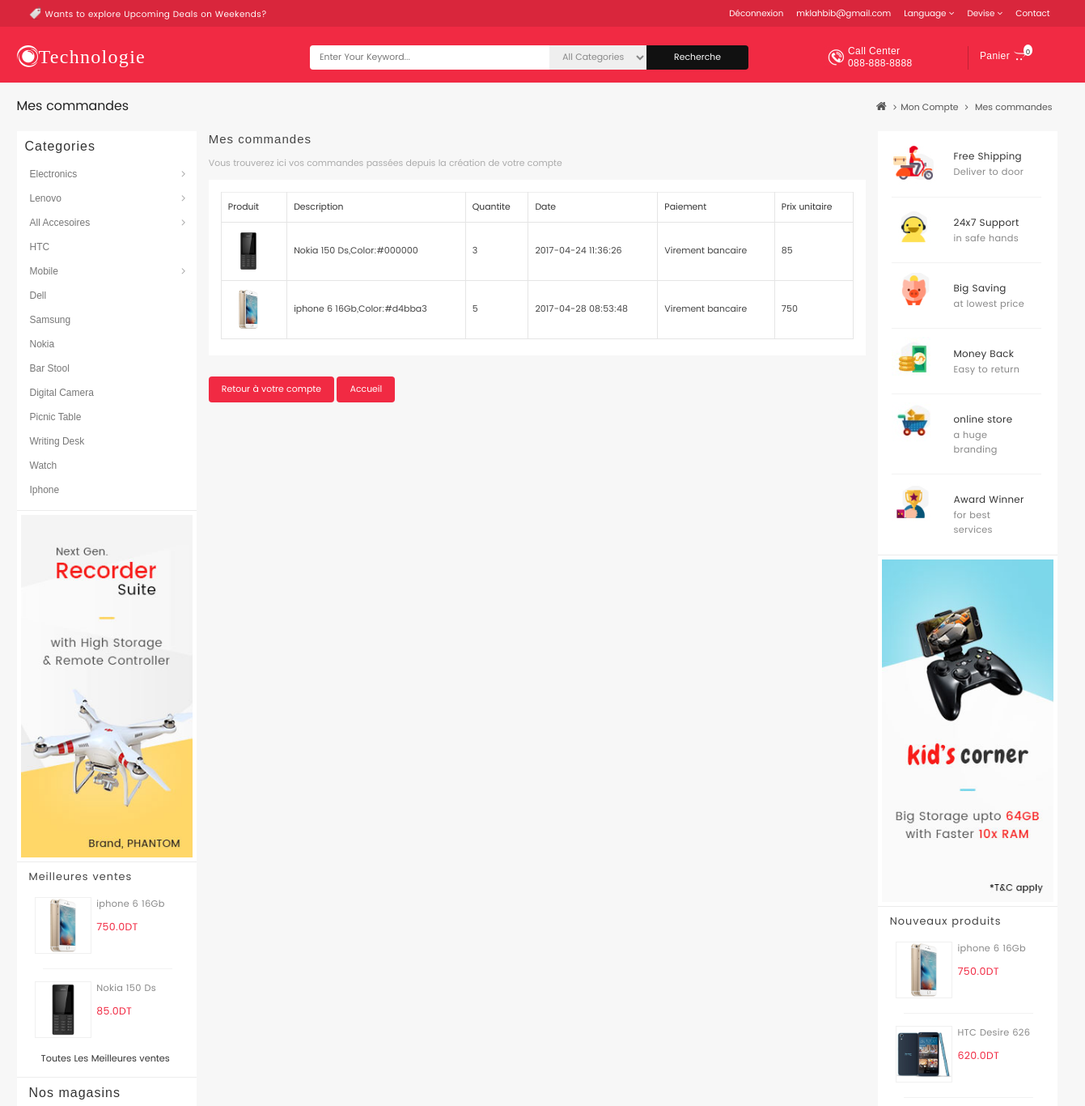
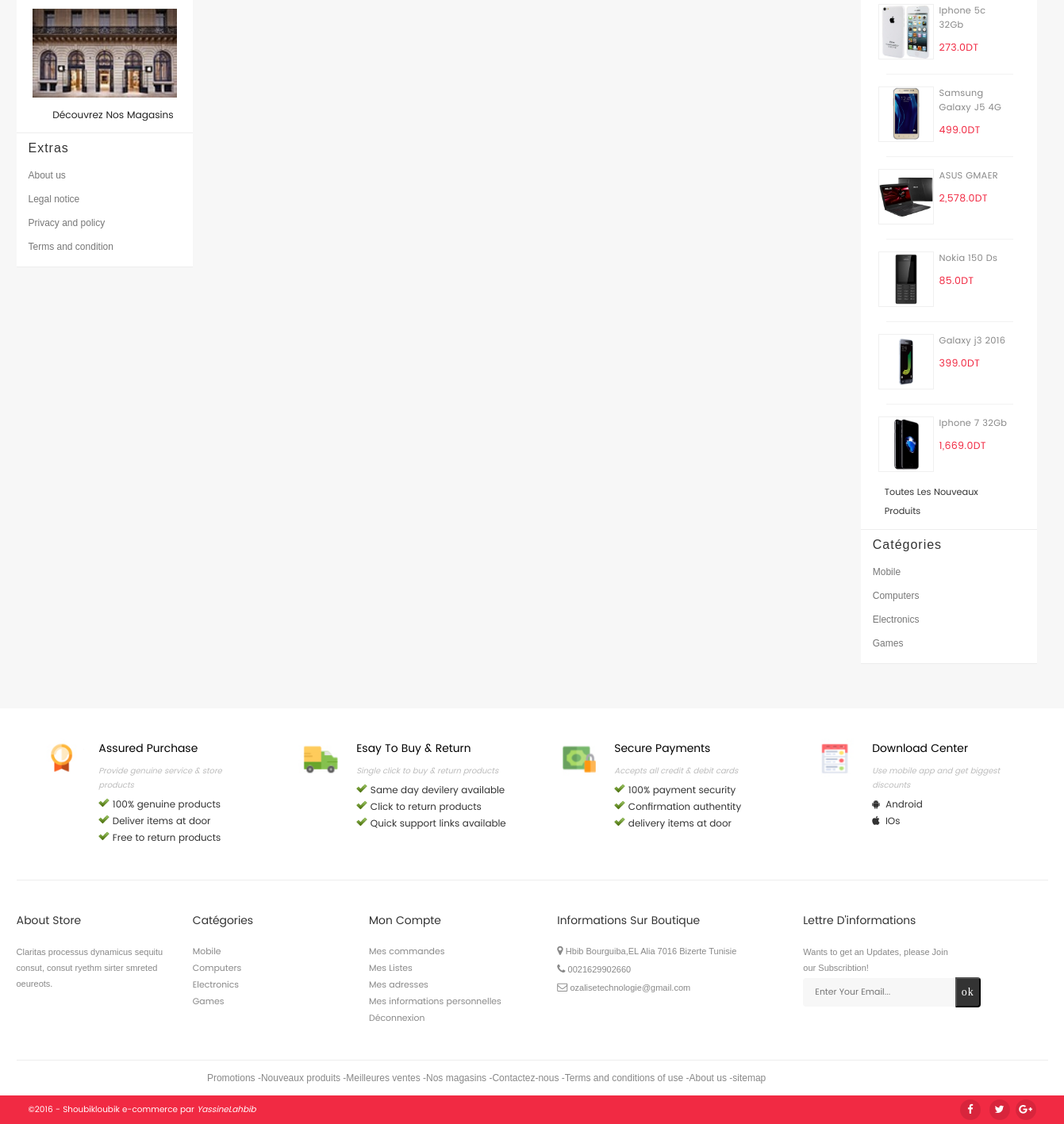
Screenshot of /commande.php (signed in) with the database file from the repository (2 pictures, top to bottom).
### tables this page shows
CREATE TABLE IF NOT EXISTS `formweb` (
  `imgleft` varchar(100) NOT NULL,
  `imgright` varchar(100) NOT NULL,
  `imgtop` varchar(100) NOT NULL,
  `imgcarousel1` varchar(100) NOT NULL,
  `imgcarousel2` varchar(100) NOT NULL,
  `imgbot1` varchar(100) NOT NULL,
  `imgbot2` varchar(100) NOT NULL,
  `imgbot3` varchar(100) NOT NULL,
  `imgbcar` varchar(100) NOT NULL
);

CREATE TABLE IF NOT EXISTS `commande` (
  `numcom` int(11) NOT NULL AUTO_INCREMENT,
  `pro_id` int(11) NOT NULL,
  `user_id` int(11) NOT NULL,
  `qtee` int(11) NOT NULL,
  `date_com` varchar(39) NOT NULL,
  `confirme` varchar(3) NOT NULL,
  `paiment` varchar(30) NOT NULL,
  `vu` varchar(3) NOT NULL,
  PRIMARY KEY (`numcom`),
  KEY `pro_id` (`pro_id`),
  KEY `user_id` (`user_id`)
);

CREATE TABLE IF NOT EXISTS `produit` (
  `id` int(11) NOT NULL AUTO_INCREMENT,
  `categorie` varchar(20) NOT NULL,
  `model` varchar(20) NOT NULL,
  `marque` varchar(30) NOT NULL,
  `referance` varchar(30) NOT NULL,
  `prix` float NOT NULL,
  `img` varchar(100) NOT NULL,
  `img_face` varchar(100) NOT NULL,
  `img_darrier` varchar(100) NOT NULL,
  `etat` varchar(20) NOT NULL,
  `color` varchar(15) NOT NULL,
  `quantite` int(5) NOT NULL,
  `date_entre` varchar(50) NOT NULL,
  `description` varchar(2000) NOT NULL,
  `datefinsolde` varchar(35) NOT NULL,
  `pourcentage` float NOT NULL,
  `star` int(11) NOT NULL,
  `prixsolde` float NOT NULL,
  PRIMARY KEY (`id`),
  KEY `referance` (`referance`),
  KEY `id` (`id`),
  FULLTEXT KEY `description` (`description`)
);

### db_conf.php (called while the page is built, shortened)
<?php
$DB_host = "localhost";
$DB_user = "root";
$DB_pass = "";
$DB_name = "Otechnologie";
try {
$DB_con = new
PDO("mysql:host={$DB_host};dbname={$DB_name}",$DB_user,$DB_pass);
} catch(PDOException $e) {
echo $e->getMessage();
}
if (isset($_SESSION['user_session'])) {
	$umail=$_SESSION['user_session'];
}
 else{
 	$umail="";
 }
$reponse = $DB_con->query("SELECT pro_id,count(numcom) as star FROM commande group by(pro_id)");
	while ($donnees = $reponse->fetch()){
		 $nbstar=$donnees['star'];
		 $nbpro=$donnees['pro_id'];
		 $DB_con->exec("UPDATE produit SET star='$nbstar' where id='$nbpro'");
	}
$res=$DB_con->query("SELECT * FROM formweb");
$rows = $res->fetch();
                 $devise="TND";
                  if($devise=="TND"){
					  $dev="DT";
					  $pridev=1;
                	}elseif($devise=="USD"){
                      $dev='<i class="fa fa-usd"></i>';
					  $pridev=2.43847;
					}elseif($devise=="EUR"){
					  $dev='<i class="fa fa-eur "></i>';
					  $pridev=2.573;
				    }
?>

### commande.php (the view, shortened to what this page needs)
<?php
require_once 'db_conf.php';
?>
<!DOCTYPE html>
<html>
<head>
<link href="css/bootstrap.css" rel="stylesheet" type="text/css" media="all" />
<link href="css/style.css" rel="stylesheet" type="text/css" media="all" />
<link href="css/style2.css" rel="stylesheet" type="text/css" media="all" />
<link href="css/memenu.css" rel="stylesheet" type="text/css" media="all" />
<link href="vendor/font-awesom/css/font-awesome.css" rel="stylesheet" type="text/css">
</head>
<body>
		<?php
	   include 'header.php' ;
	?>
	<div class="container tthead">
	<div class="col-sm-12">
		<div class="col-md-6 heade-left">
					<h4> Mes commandes</h4>
		</div>
		<div class="col-md-6 heade-right">
			<a href="index.php"><i class="fa fa-home"></i></a>
			<p><span><i class="fa fa-angle-right"></i></span><a href="moncompte.php">Mon Compte </a><span><i class="fa fa-angle-right"></i></span> Mes commandes</p>
		</div>
	</div>
	</div>
	<div class="about" >
		<div class="container">
			<?php
	        include 'navleft.php';
	       ?>
			<div class="col-md-8 about-center">
				<h1 class="page-heading">Mes commandes</h1>
				<p class="pg-modifl">Vous trouverez ici vos commandes passées depuis la création de votre compte</p>
				  <?php
					$rep= $DB_con->query("SELECT user_id FROM users where user_email='$umail'");
                    $donnes = $rep->fetch();
                   	$numuser=$donnes['user_id'];
					$reponse = $DB_con->query("SELECT * FROM commande,produit,users
           			  where commande.confirme='oui' and commande.user_id=users.user_id and commande.pro_id=produit.id and commande.user_id='$numuser'");
                   	  $nb= $reponse->rowCount();
                    if($nb>0){
					echo '
					<div class="col-md-12 form-compte">
					<form method="post">
					<table class="table table-bordered">
	                   <thead>
	                     <tr>
	                     	<td>Produit</td>
	                     	<td>Description</td>
	                     	<td>Quantite</td>
	                     	<td>Date</td>
	                     	<td>Paiement</td>
	                     	<td>Prix unitaire</td>
	                     </tr>
	                   </thead>
	                   <tbody>';
                   	while ($donnees = $reponse->fetch())
					  { echo'
						<tr>
                     	<td><img src="produit/'.$donnees['img'].'" style="width:50px"></td>
                        <td>'.$donnees['marque'].',Color:'.$donnees['color'].'</td>
                     	<td>'.$donnees['qtee'].'</td>
                     	<td>'.$donnees['date_com'].'</td>
                     	<td>'.$donnees['paiment'].'</td>
                     	<td>'.$donnees['prix'].'</td>
                     </tr>';
                      }
                  	 echo' </tbody>
				   	 </table>
					</form>
					</div>
					<a href="moncompte.php" class="btn-pcom">Retour à votre compte</a>
				   	 <a href="index.php" class="btn-pcom">Accueil</a>';
						}else{
							echo '<div class="col-sm-12 alertmsg"><p>Vous n\'avez pas encore ajoute des commandes<p></div>';
						}
                    ?>
			</div>
			<?php
		        include 'navright.php';
		     ?>
       </div>
     </div>
   <?php
    include 'footer.php' ;
  ?>
</body>
</html>

### navleft.php (shortened to what this page needs)
<div class="col-md-2 about-left">
				<div class="section-categorie">
				  <h4 class="title_block"><span class="cattit">Categories</span></h4>
         <ul class="ttmenub">
          <li><a class="ttmenu">Menu</a>
				  <ul class="tt_sf-menu">
				  	<li class="dropdown"><a href="categorie.php?v=Electronics&x=1&d=<?php echo $devise; ?>"  class="dropdown-toggle">Electronics <i class="fa fa-angle-right" ></i></a>
					 </li>
				  	<li class="dropdown"><a href="categorie.php?v=Lenovo&x=1&d=<?php echo $devise; ?>"  class="dropdown-toggle" data-toggle="dropdown">Lenovo  <i class="fa fa-angle-right" ></i></a>
					 </li>
				  	<li class="dropdown"><a href=""  class="dropdown-toggle" data-toggle="dropdown">All Accesoires <i class="fa fa-angle-right" ></i></a>
					</li>
				  	<li><a href="categorie.php?v=htc&x=1&d=<?php echo $devise; ?>" >HTC</a></li>
				  	<li class="dropdown"><a  href="checkout.php?v=Mobile&x=1&d=<?php echo $devise; ?>"  class="dropdown-toggle" >Mobile <i class="fa fa-angle-right" ></i></a>
					</li>
				  	<li><a href="categorie.php?v=Dell&x=1&d=<?php echo $devise;?>" >Dell</a></li>
				  	<li><a href="categorie.php?v=samsung&x=1&d=<?php echo $devise; ?>">Samsung</a></li>
				  	<li><a href="categorie.php?v=nokia&x=1&d=<?php echo $devise; ?>" >Nokia</a></li>
				  	<li><a href="categorie.php?v=barstool&x=1&d=<?php echo $devise;?>" >Bar Stool</a></li>
				  	<li><a href="categorie.php?v=Digitalcamera&x=1&d=<?php echo $devise;?>" >Digital Camera</a></li>
				  	<li><a href="" >Picnic Table</a></li>
				  	<li><a href="" >Writing Desk</a></li>
				  	<li><a href="categorie.php?v=watch&x=1&d=<?php echo $devise;?>" >Watch</a></li>
				  	<li><a href="categorie.php?v=iphone&x=1&d=<?php echo $devise; ?>">Iphone</a></li>
				  </ul>
        </li>
         </ul>
				</div>
				<div class="public-left col-sm-12">
						<img <?php echo 'src="images/'.$rows['imgleft'].'"';?> width="100%">
				</div>
				<div class="col-sm-12 nou-produit mediapro">
				<h4 class="title_block"><a href="x.php?v=Meilleures Ventes">Meilleures ventes</a></h4>
				<?php
				  $reponse = $DB_con->query('SELECT * FROM commande,produit where commande.pro_id=produit.id GROUP BY (pro_id) LIMIT 6');
					while ($donnees = $reponse->fetch())
				    	{
				    		 $prix=$donnees['prix'];
				    		 $prix=number_format($prix*$pridev,1).$dev;
							echo '<div class="col-sm-10">
									<div class="col-sm-5">
										<a href="single.php?id='.$donnees['id'].'"><img src="produit/'.$donnees['img'].'"></a>
									</div>
									<div class="col-sm-7">
										<a href="single.php?id='.$donnees['id'].'">'.$donnees['marque'].'</a>
										<h3>'.$prix.'</h3>
									</div>
								  </div>';
					    }
				?>
				<div class="col-sm-12">
				<a href="x.php?v=Meilleures Ventes"><h2>Toutes Les Meilleures ventes</h2></a>
			    </div>
			    </div>
			    <div class="col-sm-12 ttarticl">
					<h4 class="title_block">Nos magasins</h4>
					<img src="images/magasin.jpg">
					<a href=""><h3>Découvrez Nos Magasins</h3></a>
                </div>
                <div class="col-sm-12 ttarticl" id="extras">
					<h4 class="title_block">Extras</h4>
					<ul class="tt_sf-menu">
					 <li><a href="">About us</a></li>
					 <li><a href="">Legal notice</a></li>
					 <li><a href="">Privacy and policy</a></li>
					 <li><a href="">Terms and condition</a></li>
                </div>
			</div>

### navright.php (shortened to what this page needs)
<div class="col-md-2 about-right">
				<div class="col-sm-10">
					<div class="col-sm-4">
						<img src="images/ii.jpg">
					</div>
					<div class="col-sm-8">
						<h2>Free Shipping</h2>
						<p>Deliver to door</p>
					</div>
				</div>
				<div class="col-sm-10">
					<div class="col-sm-4">
						<img src="images/jj.jpg">
					</div>
					<div class="col-sm-8">
						<h2>24x7 Support</h2>
						<p>in safe hands</p>
					</div>
				</div>
				<div class="col-sm-10">
					<div class="col-sm-4">
						<img src="images/kk.jpg">
					</div>
					<div class="col-sm-8">
						<h2>Big Saving</h2>
						<p>at lowest price</p>
					</div>
				</div>
				<div class="col-sm-10">
					<div class="col-sm-4">
						<img src="images/aa.jpg">
					</div>
					<div class="col-sm-8">
						<h2>Money Back</h2>
						<p>Easy to return</p>
					</div>
				</div>
				<div class="col-sm-10">
					<div class="col-sm-4">
						<img src="images/ee.jpg">
					</div>
					<div class="col-sm-8">
						<h2>online store</h2>
						<p>a huge branding</p>
					</div>
				</div>
				<div class="award col-sm-10">
					<div class="col-sm-4">
						<img src="images/ll.jpg">
					</div>
					<div class="col-sm-8">
						<h2>Award Winner</h2>
						<p>for best services</p>
					</div>
				</div>
				<div class="public-right col-sm-12">
						<img <?php echo 'src="images/'.$rows['imgright'].'"';?> width="100%">
				</div>
				<div class="col-sm-12 nou-produit">
				<h4 class="title_block"><a href="x.php?v=Nouveaux produits">Nouveaux produits</a></h4>
				<?php
				  $reponse = $DB_con->query('SELECT * FROM produit ORDER BY date_entre  Limit 8 ');
					while ($donnees = $reponse->fetch())
				    	{
				    	     $prix=$donnees['prix'];
				    		 $prix=number_format($prix*$pridev,1).$dev;
							echo '<div class="col-sm-10">
									<div class="col-sm-5">
										<a href="single.php?id='.$donnees['id'].'"><img src="produit/'.$donnees['img'].'"></a>
									</div>
									<div class="col-sm-7">
										<a href="single.php?id='.$donnees['id'].'">'.$donnees['marque'].'</a>
										<h3>'.$prix.'</h3>
									</div>
								  </div>';
					    }
				?>
				<div class="col-sm-12">
				<a href="x.php?v=Nouveaux produits"><h2>Toutes Les Nouveaux Produits</h2></a>
			    </div>
			    </div>
			    <div class="col-sm-12 ttarticl">
					<h4 class="title_block">Catégories </h4>
					<ul class="tt_sf-menu">
					 <li><a href="categorie.php?v=Mobile&x=1&d=<?php echo $devise;?>">Mobile</a></li>
					 <li><a href="categorie.php?v=Laptop&x=1&d=<?php echo $devise;?>">Computers</a></li>
					 <li><a href="categorie.php?v=Electronics&x=1&d=<?php echo $devise;?>">Electronics</a></li>
					 <li><a href="categorie.php?v=Games&x=1&d=<?php echo $devise;?>">Games</a></li>
                </div>
			</div>

### css/style.css (style rules this page uses)
body { background:#f7f7f7; font-family: 'Lato-Regular'; }
body a { transition: 0.5s all; -webkit-transition: 0.5s all; -o-transition: 0.5s all; -moz-transition: 0.5s all; -ms-transition: 0.5s all; }
.about { padding: 5em 0px 4em 0px; }
.about-left img { width:100%; }
ul { padding: 0; list-style: none; }

### css/style2.css (style rules this page uses)
li { list-style-type:none; }
.tt_sf-menu { display: none; }
.ttmenub { margin-top: -166px }
.about-left { background-color: transparent; }
@media (min-width: 768px) { .tt_sf-menu { display: block; } }
@media (min-width: 768px) { .ttmenub { margin-top: 0px } }
@media (min-width: 768px) { .about-left { background-color: #fff; } }
.about-left .public-left { display: none; }
.mediapro { display: none; }
.ttarticl { display: none; }
.section-categorie > .title_block > .cattit { display: none; }
@media (min-width: 768px) { .about-left .public-left { padding: 5px ; border-top: 1px solid rgba(0,0,0,0.08); border-bottom: 1px solid rgba(0,0,0,0.08); display: block; } }
@media (min-width: 768px) { .mediapro { display: block; } }
@media (min-width: 768px) { .ttarticl { border-bottom: 1px solid rgba(0,0,0,0.07); border-top: 1px solid rgba(0,0,0,0.07); display: block; } }
@media (min-width: 768px) { .section-categorie > .title_block > .cattit { display: block; } }
.section-categorie { background-color: #fff; position: relative; height: auto; }
.section-categorie .tt_sf-menu > li { padding: 0 16px; width: 100% }
.tt_sf-menu li a { color: #777777; display: block; font: 400 12px/20px Poppins-Regular,'Open Sans','Helvetica Neue',Arial,sans-serif; padding: 5px 0; text-decoration: none; }
.tt_sf-menu li a .fa { float: right; margin-top: -6px; margin-right: -16px; font-size: 13px; text-align: center; line-height: 32px; height: 32px; width: 32px; color: #aaa }
.title_block { color: #333; font: 200 13px/18px Poppins-Regular,'Open Sans','Helvetica Neue',Arial,sans-serif; padding: 10px; position: relative; width: 100%; letter-spacing: 1px; margin: 0; border: none; }
.nou-produit .title_block { padding:10px 0 0 0; }
.nou-produit img { width: 70px; height: 70px; border: 1px solid #f0f0f0; padding: 0px; margin-left: -10px }
.nou-produit > .title_block > a { color: #444; font: 200 13px/18px Poppins-Regular,'Open Sans','Helvetica Neue',Arial,sans-serif; padding: 0; position: relative; width: 100%; letter-spacing: 1px; margin: 0; border: none; }
.nou-produit a { margin-top: 5px; font: 300 11.4px/18px Poppins-Regular,'Open Sans','Helvetica Neue',Arial,sans-serif; color: #888888; text-decoration: none; margin-bottom:8px; display: block; }
.nou-produit h3 { font:200 12.5px/24px Poppins-Regular,'Open Sans','Helvetica Neue',Arial,sans-serif; color: #f12a43; font-weight: 600px; margin:0px; }
.nou-produit a h2 { font-size: 11.4px; padding: 10px 0 0; background-color: white; margin-top: -20px; width: 100% }
.ttarticl a h3 { font: 200 11px/24px Poppins-Regular,'Open Sans','Helvetica Neue',Arial,sans-serif; float: right; color: #222; padding: 0 9px 0 0; margin-top: 2px }
.ttarticl h4 { margin-left: -10px }
.ttarticl img { width: 100%; height: 100%; padding: 8px 5px }
.col-md-2 h2 { font: 400 12px/24px Poppins-Regular,'Open Sans','Helvetica Neue',Arial,sans-serif; color: #333333; padding: 0; margin-top: 10px }
.col-md-2 p { font: 300 11.4px/18px Poppins-Regular,'Open Sans','Helvetica Neue',Arial,sans-serif; color: #888888; margin-top: -12px }
.page-heading { font: 400 15px/20px "Poppins", sans-serif; color: #444; letter-spacing: 1px; margin: 0 0 10px; padding: 0; }
.tthead { height:0; padding: 0; }
.tthead .col-sm-12 { padding: 0 }
.tthead .heade-left h4 { color: #222; float: left; margin: 0; font: 500 16px/18px Poppins-Regular,Helvetica,sans-serif; }
.tthead .heade-right { text-align: right; padding-right: 35px }
.tthead .heade-right .fa-home { color: #555; }
.tthead .heade-right span { padding: 5px; }
.tthead .heade-right p { display: inline-block; color: #555; font: 200 11px/18px Poppins-Regular,Helvetica,sans-serif; letter-spacing: 0px; opacity: 1 }
.tthead .heade-right p a { color: #555; text-decoration: none; }

### rows the page displays
formweb: imgleft (picture), imgright (picture)
commande: pro.img (picture), pro.marque "iphone 6 16Gb", pro.prix "750.0DT"
commande: pro.img (picture), pro.marque "Nokia 150 Ds", pro.prix "85.0DT", pro.color "#000000", qtee "3", date_com "2017-04-24 11:36:26", paiment "Virement bancaire", pro.prix "85"
commande: pro.img (picture), pro.marque "iphone 6 16Gb", pro.color "#d4bba3", qtee "5", date_com "2017-04-28 08:53:48", paiment "Virement bancaire", pro.prix "750"
produit: img (picture), marque "iphone 6 16Gb", prix "750.0DT"
produit: img (picture), marque "HTC Desire 626", prix "620.0DT"
produit: img (picture), marque "Iphone 5c 32Gb", prix "273.0DT"
produit: img (picture), marque "Samsung Galaxy J5 4G", prix "499.0DT"
produit: img (picture), marque "ASUS GMAER", prix "2,578.0DT"
produit: img (picture), marque "Nokia 150 Ds", prix "85.0DT"
produit: img (picture), marque "Galaxy j3 2016", prix "399.0DT"
produit: img (picture), marque "Iphone 7 32Gb", prix "1,669.0DT"

### other values shown
$umail "mklahbib@gmail.com"
$nbr_com "0"
